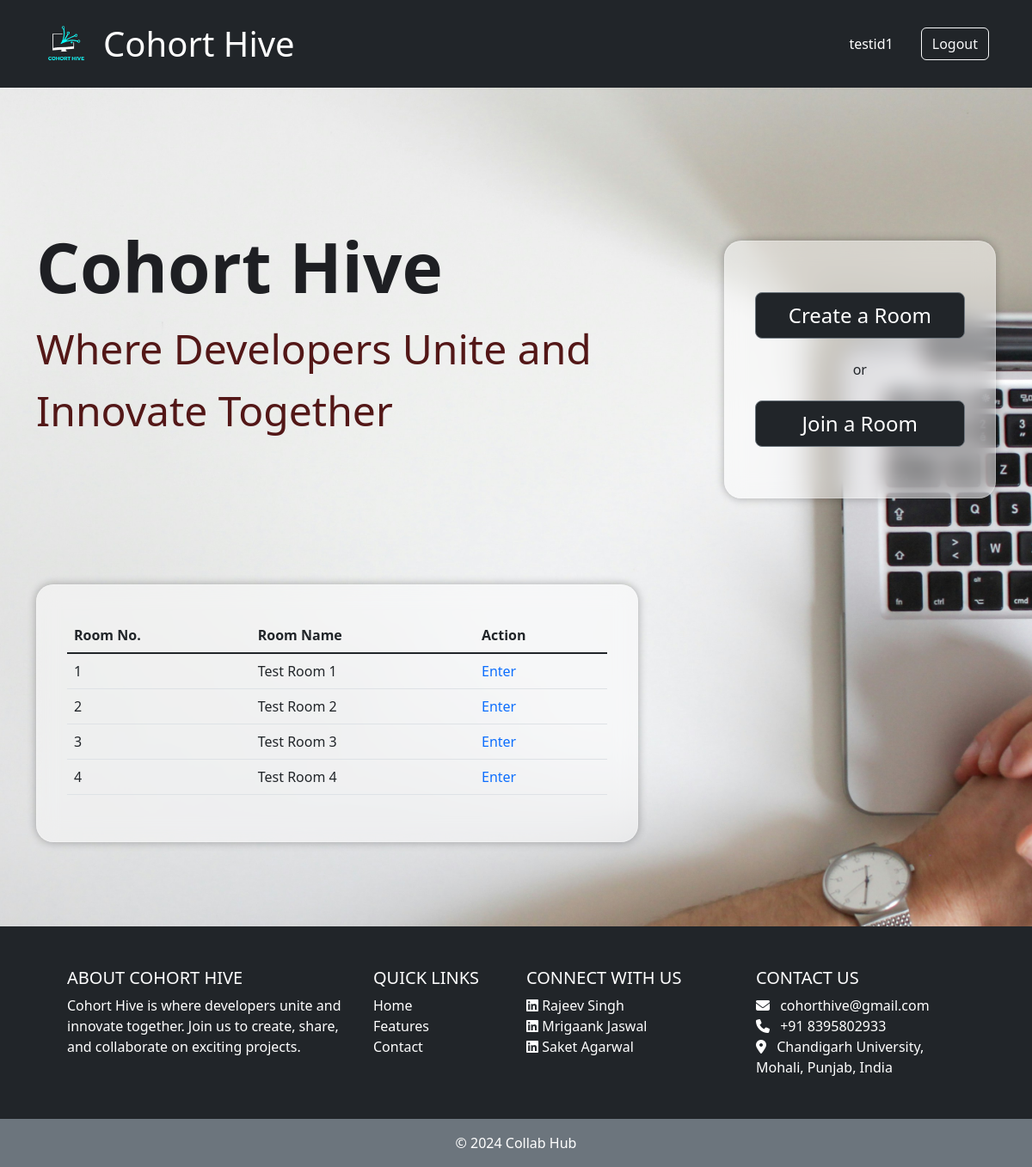
Page /index.php (signed in) on the earlier database version.
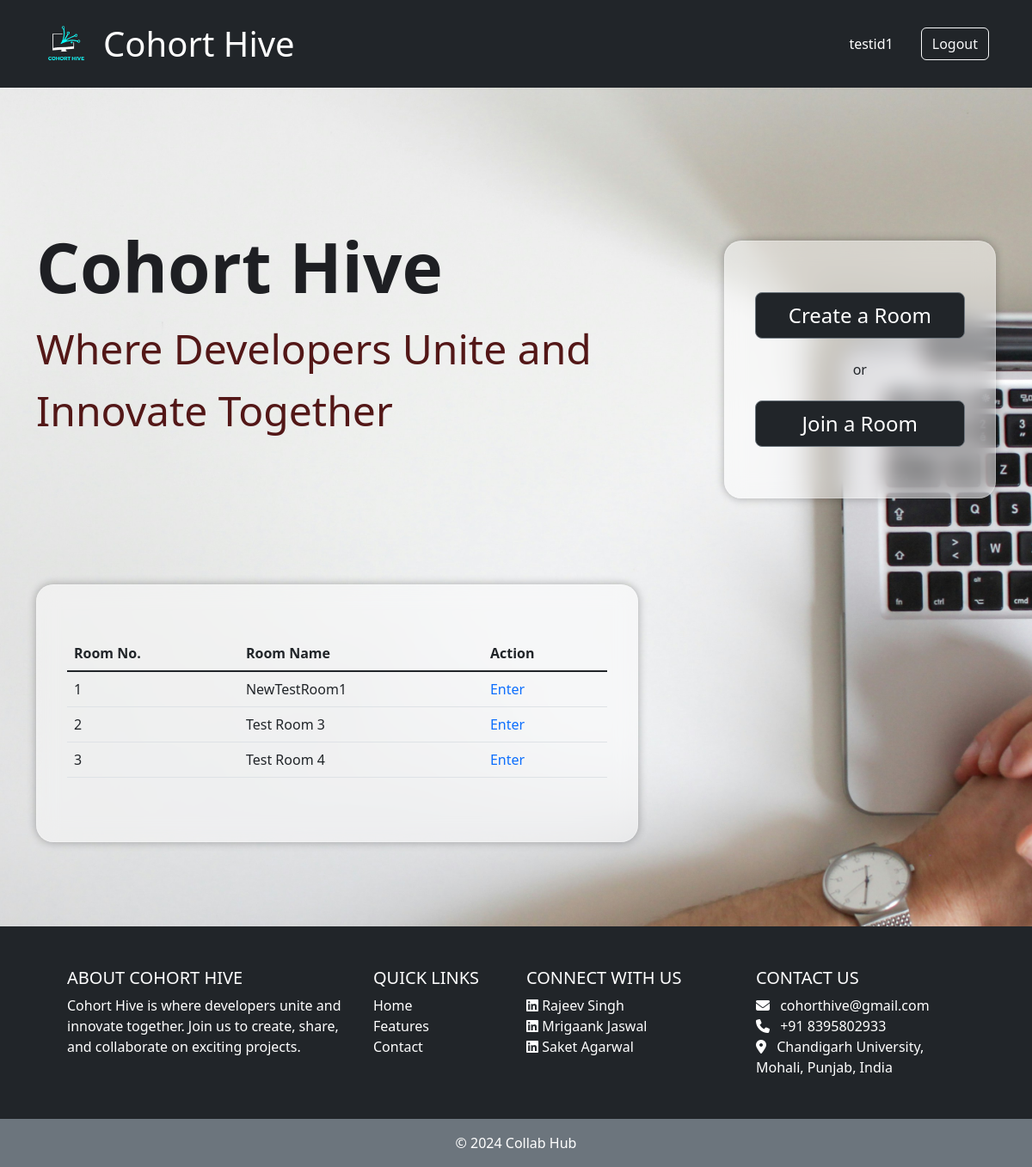
Same page on the later database version.
### tables this page shows
CREATE TABLE `codetoroomid` (
  `ID` int(11) NOT NULL,
  `Room_code` varchar(10) NOT NULL,
  `Room_ID` varchar(20) NOT NULL
);

CREATE TABLE `rooms` (
  `ID` varchar(20) NOT NULL,
  `Name` varchar(100) NOT NULL,
  `Password` varchar(100) NOT NULL,
  `Owner_ID` varchar(20) NOT NULL,
  `Created_On` datetime NOT NULL DEFAULT current_timestamp()
);

### index-php.php (called while the page is built, shortened)
<?php
require_once "components/config.php";
if (isset($_SESSION['loggedin']) && $_SESSION['loggedin'] === true) {
    $user_id = $_SESSION['id'];
    $stmt = $conn->prepare("SELECT r.ID, r.Name, c.Room_code
                            FROM `rooms` r
                            INNER JOIN `usertoroom` ur ON r.ID = ur.Room_ID
                            INNER JOIN `codetoroomid` c ON r.ID = c.Room_ID
                            WHERE ur.User_ID = ?");
    $stmt->bind_param("s", $user_id);
    $stmt->execute();
    $result = $stmt->get_result();
} else {
    $result = null;
}
?>

### index.php (the view, shortened to what this page needs)
<?php require_once "index-php.php"; ?>
<!DOCTYPE html>
<html lang="en">
<head>
    <link rel="stylesheet" href="css/index.css">
    <link rel="stylesheet" href="css/commonToAll.css">
    <link rel="stylesheet" href="css/index_login.css">
    <link href="https://cdn.jsdelivr.net/npm/bootstrap@5.2.3/dist/css/bootstrap.min.css" rel="stylesheet">
</head>
<body>
    <?php
    include 'components/header.php';
    ?>
    <div class="container">
        <div class="startSec">
            <div class="intro">
                <div class="title">Cohort Hive</div>
                <p class="subTitle">Where Developers Unite and Innovate Together</p>
            </div>
            <div class="meeting">
                <button class="btn btn-outline-secondary btn-lg btn-dark create" style="--bs-btn-font-size: 1.5rem; --bs-btn-color: white">Create a Room</button>
                <span class="midEle">or</span>
                <button class="btn btn-outline-secondary btn-lg btn-dark join" style="--bs-btn-font-size: 1.5rem; --bs-btn-color: white">Join a Room</button>
            </div>
        </div>
        <div class="historySec">
          <div class="history">
            <table class="table">
              <thead>
                <tr>
                  <th scope="col">Room No.</th>
                  <th scope="col">Room Name</th>
                  <th scope="col">Action</th>
                </tr>
              </thead>
              <tbody class="table-group-divider">
                <?php
                   if (isset($_SESSION['loggedin']) && $_SESSION['loggedin'] === true){
                    $s_no=0;
                    if ($result && $result->num_rows > 0) {
                      while ($row = $result->fetch_assoc()) {
                           $s_no++;   ?>
                          <tr>
                              <td><?php echo $s_no; ?></td>
                              <td><?php echo htmlspecialchars($row['Name']); ?></td>
                              <td><a href="rooms/index.php?room=<?php echo htmlspecialchars($row['Room_code']); ?>" class="actionLink">Enter</a></td>
                          </tr>
                      <?php }
                     }else { ?>
                      <tr>
                          <td colspan="3" class="text-center">No rooms found. Please Create or Join a room.</td>
                      </tr>
                  <?php }
                   }else{ ?>
                      <tr>
                          <td colspan="3" class="text-center">Please log in to view the rooms</td>
                      </tr>
                <?php } ?>
              </tbody>
            </table>
          </div>
        </div>
    </div>
    <?php
    include 'components/footer.php';
    ?>
  </body>
</html>

Differences in the rows shown:
removed codetoroomid: Room_ID.Name "Test Room 1"
changed through a linked row, codetoroomid: Room_ID.Name "Test Room 2" → "NewTestRoom1"
